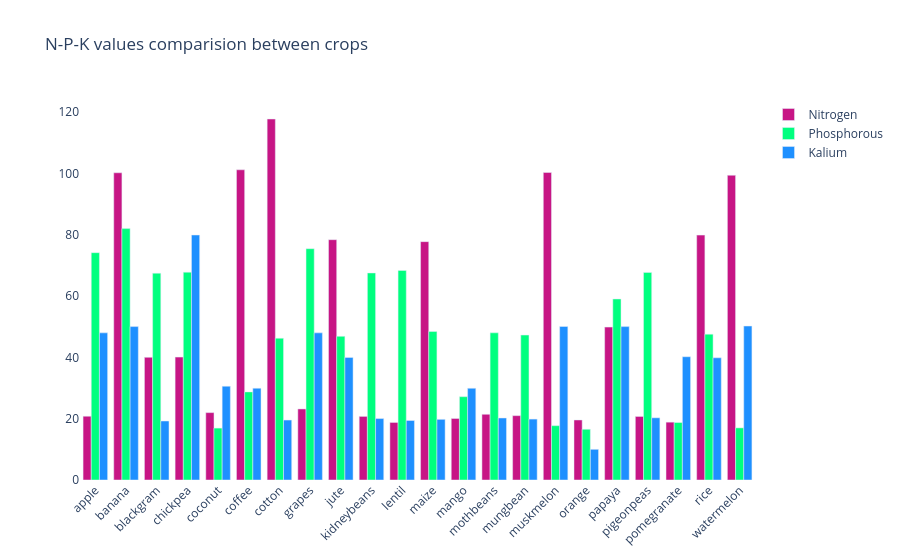

Notebook cell for this chart:
### Markdown cell above
📌 __Penjelasan__:

Pada kode di atas, kita membuat sebuah pivot table dari dataframe df untuk menganalisis nilai rata-rata tiap label (jenis tanaman).

### Code cell
import plotly.graph_objects as go

fig = go.Figure()
fig.add_trace(go.Bar(
    x=df_summary.index,
    y=df_summary['nitrogen'],
    name='Nitrogen',
    marker_color='mediumvioletred'
))
fig.add_trace(go.Bar(
    x=df_summary.index,
    y=df_summary['phosphorus'],
    name='Phosphorous',
    marker_color='springgreen'
))
fig.add_trace(go.Bar(
    x=df_summary.index,
    y=df_summary['kalium'],
    name='Kalium',
    marker_color='dodgerblue'
))

fig.update_layout(title="N-P-K values comparision between crops",
                  plot_bgcolor='white',
                  barmode='group',
                  xaxis_tickangle=-45)

fig.show()

### Figure 1 — Plotly figure (JSON) as saved in the notebook; plotly's stock layout.template omitted (floating-point values rounded to 4 significant figures)
{"data": [{"marker": {"color": "mediumvioletred"}, "name": "Nitrogen", "type": "bar", "x": ["apple", "banana", "blackgram", "chickpea", "coconut", "coffee", "cotton", "grapes", "jute", "kidneybeans", "lentil", "maize", "mango", "mothbeans", "mungbean", "muskmelon", "orange", "papaya", "pigeonpeas", "pomegranate", "rice", "watermelon"], "y": [20.8, 100.2, 40.02, 40.09, 21.98, 101.2, 117.8, 23.18, 78.4, 20.75, 18.77, 77.76, 20.07, 21.44, 20.99, 100.3, 19.58, 49.88, 20.73, 18.87, 79.89, 99.42]}, {"marker": {"color": "springgreen"}, "name": "Phosphorous", "type": "bar", "x": ["apple", "banana", "blackgram", "chickpea", "coconut", "coffee", "cotton", "grapes", "jute", "kidneybeans", "lentil", "maize", "mango", "mothbeans", "mungbean", "muskmelon", "orange", "papaya", "pigeonpeas", "pomegranate", "rice", "watermelon"], "y": [74.16, 82.01, 67.47, 67.79, 16.93, 28.74, 46.24, 75.46, 46.86, 67.54, 68.36, 48.44, 27.18, 48.01, 47.28, 17.72, 16.55, 59.05, 67.73, 18.75, 47.58, 17.0]}, {"marker": {"color": "dodgerblue"}, "name": "Kalium", "type": "bar", "x": ["apple", "banana", "blackgram", "chickpea", "coconut", "coffee", "cotton", "grapes", "jute", "kidneybeans", "lentil", "maize", "mango", "mothbeans", "mungbean", "muskmelon", "orange", "papaya", "pigeonpeas", "pomegranate", "rice", "watermelon"], "y": [48.0, 50.05, 19.24, 79.92, 30.59, 29.94, 19.56, 48.0, 39.99, 20.05, 19.41, 19.79, 29.92, 20.23, 19.87, 50.08, 10.01, 50.04, 20.29, 40.21, 39.87, 50.22]}], "layout": {"barmode": "group", "plot_bgcolor": "white", "title": {"text": "N-P-K values comparision between crops"}, "xaxis": {"tickangle": -45}}}
